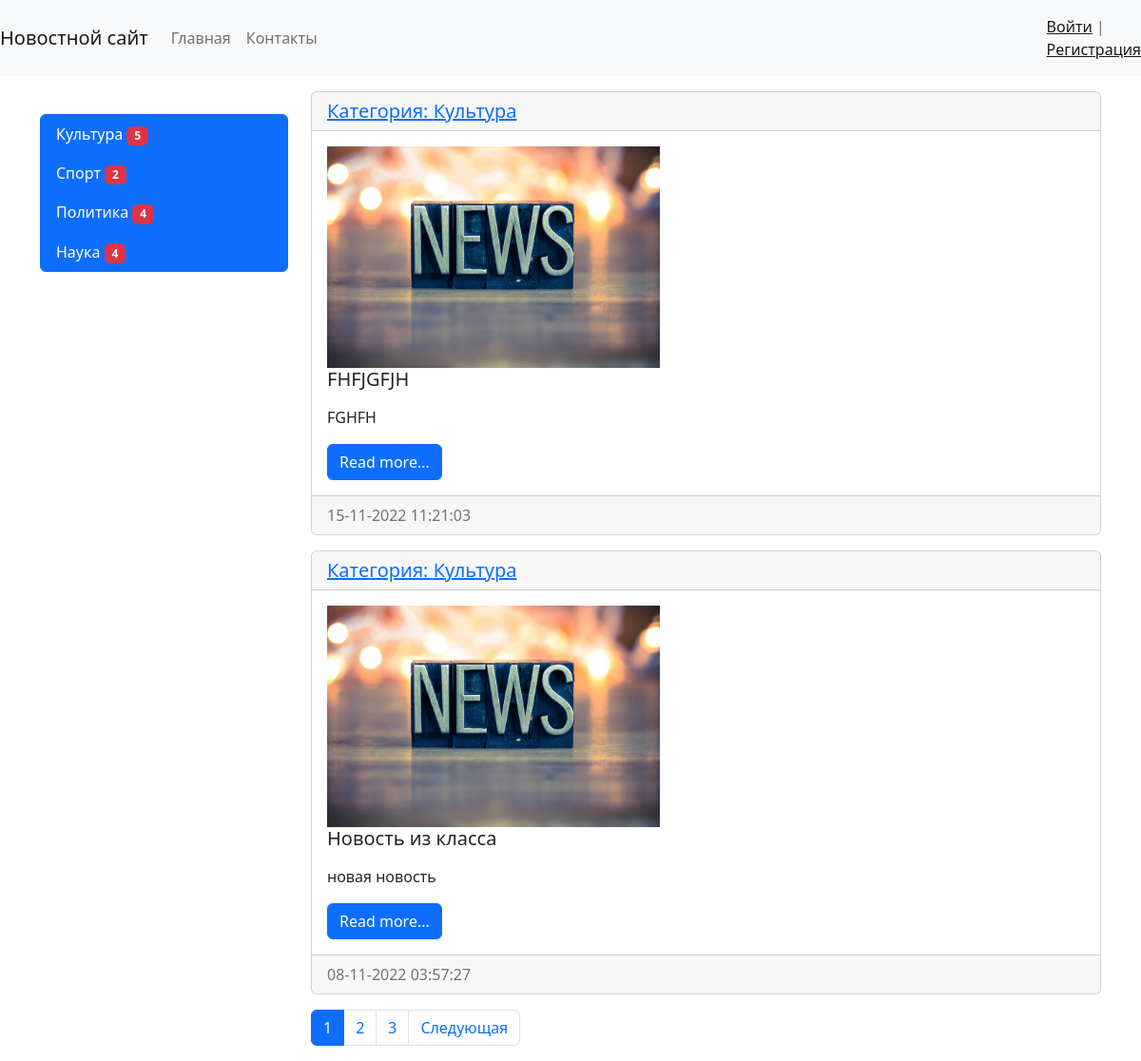
/, run on an earlier commit of the app's database.
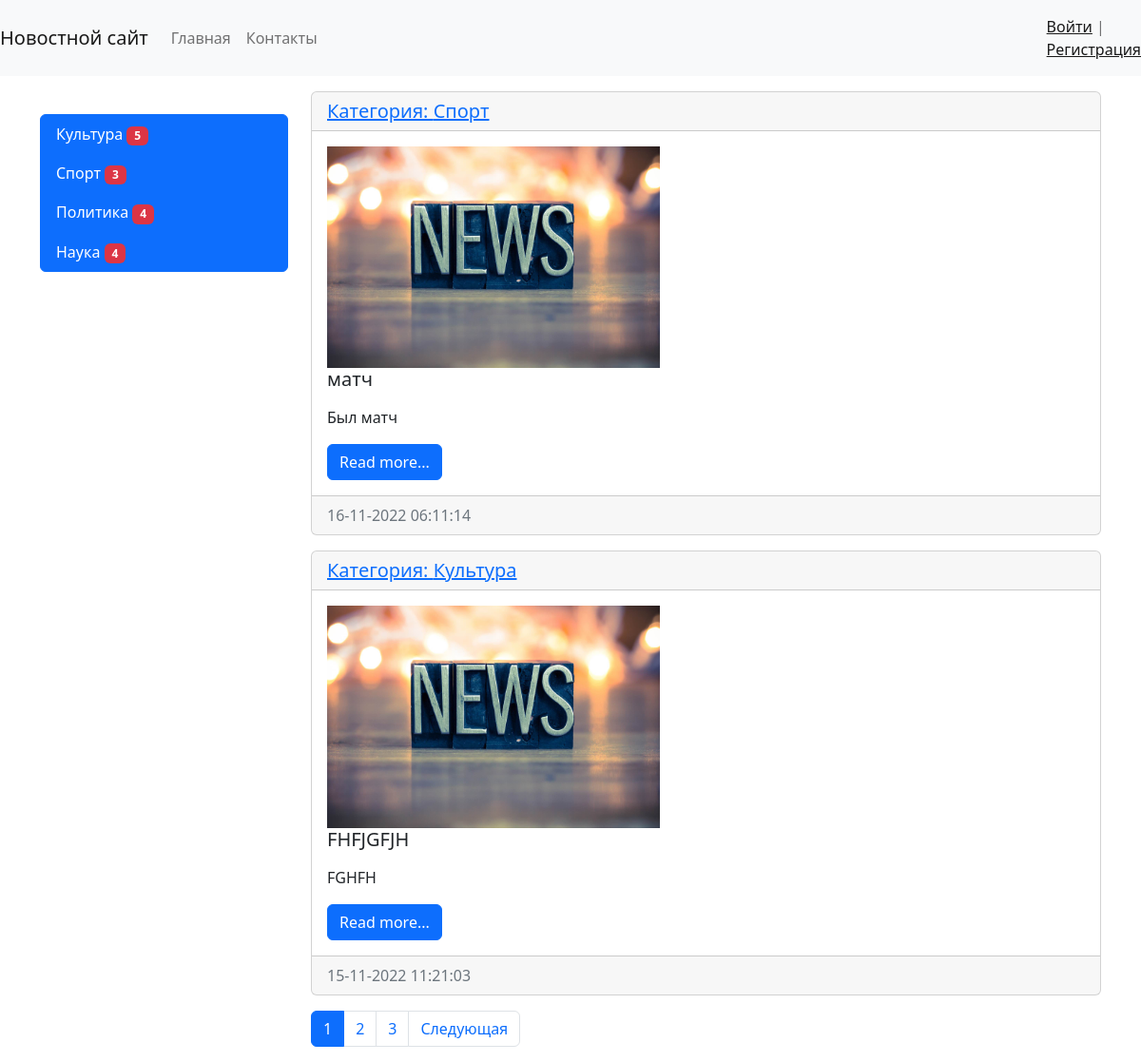
And on a later commit of the database.
### news/models.py (models this page shows, shortened)
class Category(models.Model):
    title = models.CharField(max_length=150, db_index=True, verbose_name='Наименование категории')
    def get_absolute_url(self):
        return reverse('category', kwargs={'category_id': self.pk})
    class Meta:
        verbose_name = 'Категория'
        verbose_name_plural = 'Категории'
        ordering = ['title'] #сортировка

class News(models.Model):
    title = models.CharField(max_length=150, verbose_name = 'Наименование')
    content = models.TextField(blank=True, verbose_name = 'Контент')
    created_at = models.DateTimeField(auto_now_add=True, verbose_name = 'Дата публикации')
    updated_at = models.DateTimeField(auto_now=True, verbose_name = 'Обновлено')
    photo = models.ImageField(upload_to='photos/%Y/%m/%d/', verbose_name = 'Фото', blank=True)
    is_published = models.BooleanField(default=True, verbose_name = 'Опубликовано')
    category = models.ForeignKey('Category', on_delete=models.PROTECT, verbose_name='Категория') #связь с таблицей категориями линковка
    views = models.IntegerField(default=0)
    def get_absolute_url(self):
        return reverse('view_news', kwargs={'pk': self.pk})
    class Meta:
        verbose_name = 'Новость'
        verbose_name_plural = 'Новости'
        ordering = ['-created_at'] #сортировка

### news/views.py (the view)
# urls.py: path('', HomeNews.as_view(), name='home'),
class HomeNews(MyMixin, ListView):
    model = News
    template_name = 'news/home_news_list.html' #переопределение шаблона по умолчанию
    context_object_name = 'news' #переопределение базового списка для вывода в свой класс (дефолтный объект)
    queryset = News.objects.select_related('category')
    paginate_by = 2
    def get_context_data(self, *, object_list=None, **kwargs):
        context = super().get_context_data(**kwargs) #наследовали атрибуты от шаблона
        context['title'] = self.get_upper('Главная страница') #переопределили title
        context['mixin_prop'] = self.get_prop()
        return context

### news/templatetags/news_tags.py (called while the page is built)
@register.simple_tag(name='get_list_categories')
def get_categories():
    return Category.objects.all()

@register.inclusion_tag('news/list_categories.html')
def show_categories():  #можно передать агрументы этой функции
    categories = Category.objects.annotate(cnt=Count('news')).filter(cnt__gt=0)
    return {'categories': categories}

### news/util.py (called while the page is built)
    def get_prop(self):
        return self.mixin_prop.upper()

    def get_upper(self, s):
        if isinstance(s, str):
            return s.upper()
        else:
            return s.title.upper()

### news/templates/news/home_news_list.html (shortened to what this page needs)
{% extends 'base.html' %}
{% block sidebar %}
{% include 'inc/_sidebar.html' %}
{% endblock %}
        {% block content %}
            {% for item in news %}
            <div class="card mb-3">
                <h5 class="card-header"> <a href="{{ item.category.get_absolute_url }}">Категория: {{ item.category.title }}</a></h5>
                <div class="card-body">
                    <div class="media">
                        {% if item.photo%}
                        <img src="{{ item.photo.url }}" alt="" width="350" height="233">
                        {% else %}
                        <img src="../../../media/photos/2022/10/16/icon19.jpg" alt="" width="350">
                        {% endif %}
                        <div class="media-body">
                          <h5 class="card-title">{{ item.title }}</h5>
                          <p class="card-text">{{ item.content|safe|linebreaks|truncatewords:40 }}</p>
                          <a href="{{ item.get_absolute_url }}" class="btn btn-primary">Read more...</a>
                        </div>
                    </div>
                </div>
                <div class="card-footer text-muted">
                    {{ item.created_at|date:"d-m-Y H:i:s" }}
                </div>
            </div>
            {% endfor %}
{% endblock %}

### templates/base.html (shortened to what this page needs)
{% load static %}
<!doctype html>
<html lang="en">
  <head>
      <link href="https://cdn.jsdelivr.net/npm/bootstrap@5.2.2/dist/css/bootstrap.min.css" rel="stylesheet">
  </head>
  <body>
{% include 'inc/_nav.html' %}
<div class="container mt-3">
    <div class="row">
        <div class="col-md-3">
          {% block sidebar %}SIDEBAR{% endblock %}
        </div>
        <div class="col-md-9">
          {% block content%}CONTENT{% endblock %}
            {%  if page_obj.has_other_pages %}
          <ul class="pagination">
              {% for p in page_obj.paginator.page_range %}
                {% if page_obj.number == p %}
                <li class="page-item active" aria-current="page">
                    <a class="page-link" href="?page={{ p }}">{{ p }}</a>
                 </li>
                {% elif p > page_obj.number|add:-3 and p < page_obj.number|add:+3 %}
                <li class="page-item">
                    <a class="page-link" href="?page={{ p }}">{{ p }}</a>
                </li>
                {% endif %}
              {% endfor %}
              {% if page_obj.has_next %}
              <li class="page-item"><a class="page-link" href="?page={{ page_obj.next_page_number }}">Следующая</a></li>
              {% endif %}
          </ul>
            {% endif %}
        </div>
    </div>
</div>
  </body>
</html>
<link rel="stylesheet" href="{% static 'bootstrap/js/bootstrap.min.js' %}" >

### templates/inc/_nav.html (shortened to what this page needs)
<nav class="navbar navbar-expand-lg navbar-light bg-light">
    <a class="navbar-brand" href="{% url 'home' %}">Новостной сайт</a>
    <div class="collapse navbar-collapse" id="navbarSupportedContent">
        <ul class="navbar-nav mr-auto">
            <li class="nav-item"><a class="nav-link" href="{% url 'home' %}">Главная</a></li>
            <li class="nav-item"><a class="nav-link" href="{% url 'contacts' %}">Контакты</a></li>
        </ul>
    </div>
    <span class="navbar-text">
        {% if request.user.is_authenticated %}
        Добро пожаловать, {{ user.username }} | <a href="{% url 'logout' %}">Выход</a>
        {% else %}
        <a href="{% url 'login' %}">Войти</a> |
        <br>
        <a href="{% url 'register' %}">Регистрация</a>
            </span>
        {% endif %}
</nav>

### templates/inc/_sidebar.html (shortened to what this page needs)
{% load news_tags %}
<br>
   {% show_categories %}

### news/templates/news/list_categories.html
 <div class="list-group">
     {% for item in categories %}
     <a href="{{ item.get_absolute_url }}" class="list-group-item list-group-item-action active" aria-current="true">{{ item.title }}
     <span class="badge text-bg-secondary bg-danger">{{ item.cnt }}</span>
     </a>
     {% endfor %}
 </div>

What changed in the data, as far as the page shows it:
no longer on this page (row unchanged): News: category "Культура", photo (picture), title "Новость из класса", content "новая новость", created_at "08-11-2022 03:57:27"
computed for Category "Спорт": cnt "2" → "3"
added News: category "Спорт", title "матч", content "Был матч", created_at "16-11-2022 06:11:14"
